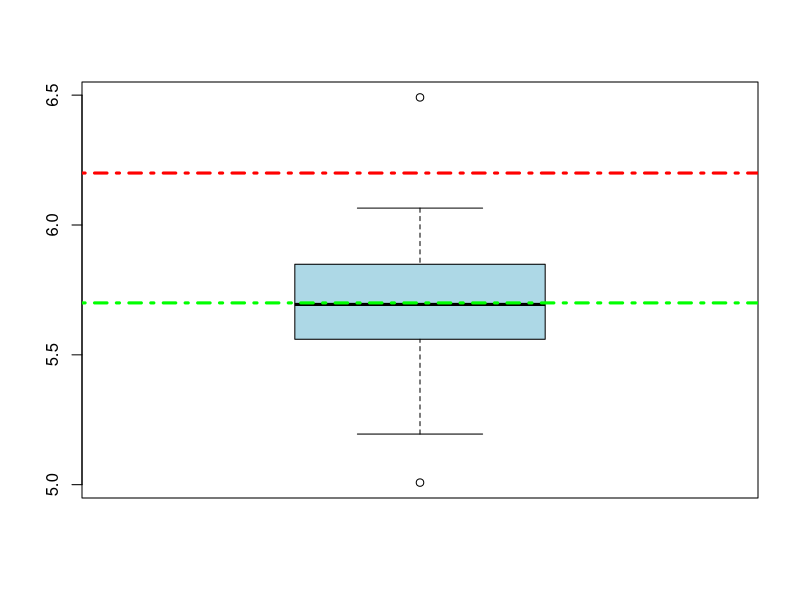
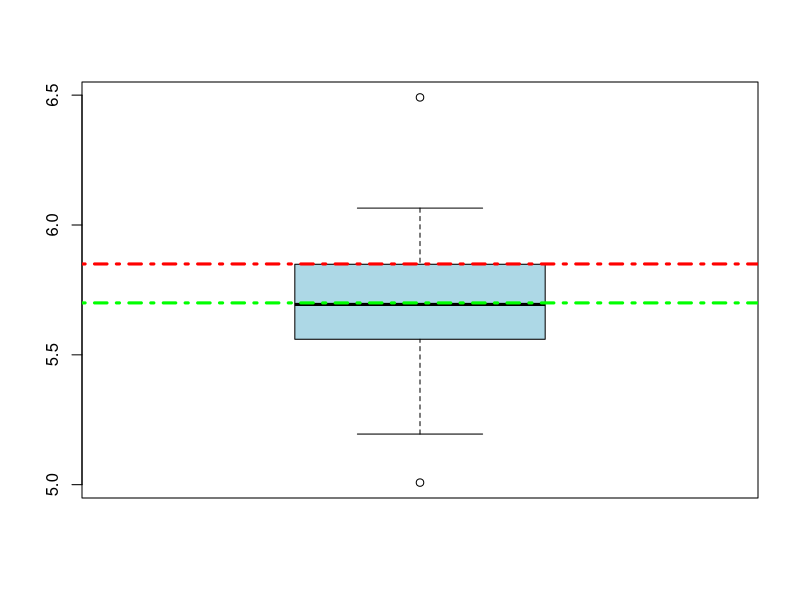
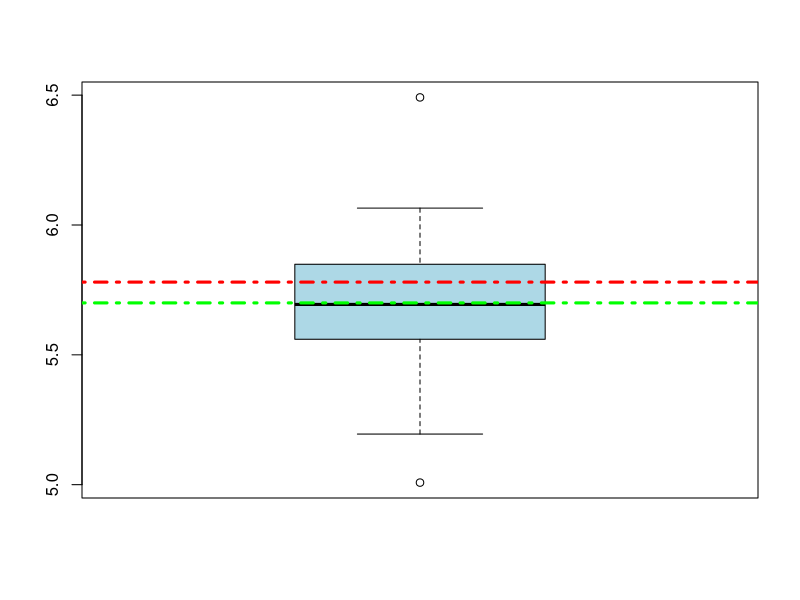

Here is the R script that generated these plots, in order:
# Prueba de t de una muestra
# realizar la comparación de una muestra experimental vs una muestra
# teorética.

semillas <- read.csv("Datos_semillas.csv", header = T)

# Probar la normalidad de los datos de las semillas
shapiro.test(semillas$Peso)


# Ejemplo 1 ---------------------------------------------------------------


# Primera visualización de los datos

boxplot(semillas$Peso, col = "lightblue")
abline(h =6.2, col= "red", lwd = 3, lty = "dotdash")
abline(h=5.7, col = "green", lwd =3, lty = "dotdash" )

t.test(semillas$Peso, mu = 6.2)
# Existen diefrencias entre el peso observado y el peso de la
# media teorética.
# Aceptamos la hipotesis alternativa



# Ejemplo 2 ---------------------------------------------------------------

# Ahora la media teorética es de 5.85 g

boxplot(semillas$Peso, col = "lightblue")
abline(h =5.85, col= "red", lwd = 3, lty = "dotdash")
abline(h=5.7, col = "green", lwd =3, lty = "dotdash" )

# Existen diferencias entre las medias comparadas


# Ejercicio 3 -------------------------------------------------------------

# Ahora la media teorética es de 5.78 g

boxplot(semillas$Peso, col = "lightblue")
abline(h =5.78, col= "red", lwd = 3, lty = "dotdash")
abline(h=5.7, col = "green", lwd =3, lty = "dotdash" )

t.test(semillas$Peso, mu = 5.78)
